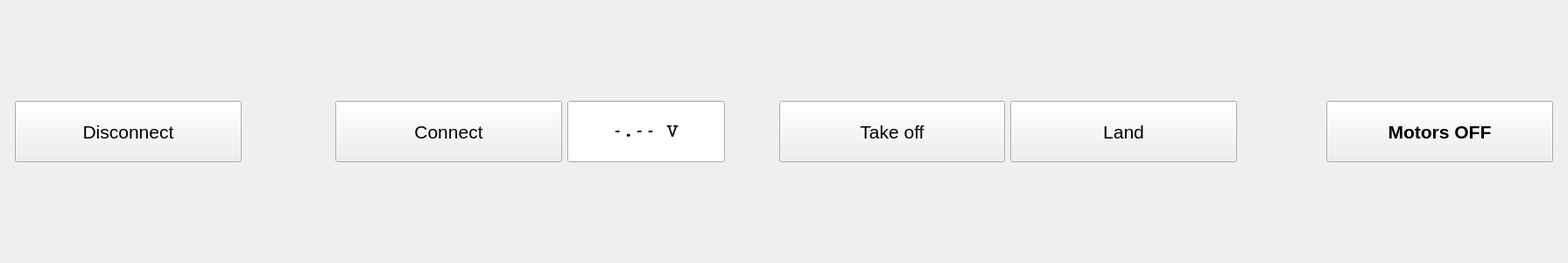
<?xml version="1.0" encoding="UTF-8"?>
<ui version="4.0">
 <class>ConnectStartStopBar</class>
 <widget class="QWidget" name="ConnectStartStopBar">
  <property name="geometry">
   <rect>
    <x>0</x>
    <y>0</y>
    <width>1791</width>
    <height>300</height>
   </rect>
  </property>
  <property name="font">
   <font>
    <pointsize>16</pointsize>
   </font>
  </property>
  <property name="windowTitle">
   <string>Form</string>
  </property>
  <layout class="QGridLayout" name="gridLayout">
   <item row="0" column="0">
    <layout class="QHBoxLayout" name="horizontalLayout">
     <property name="spacing">
      <number>6</number>
     </property>
     <property name="leftMargin">
      <number>6</number>
     </property>
     <property name="topMargin">
      <number>6</number>
     </property>
     <property name="rightMargin">
      <number>6</number>
     </property>
     <property name="bottomMargin">
      <number>6</number>
     </property>
     <item>
      <widget class="QPushButton" name="rf_disconnect_button">
       <property name="sizePolicy">
        <sizepolicy hsizetype="MinimumExpanding" vsizetype="Fixed">
         <horstretch>0</horstretch>
         <verstretch>0</verstretch>
        </sizepolicy>
       </property>
       <property name="minimumSize">
        <size>
         <width>0</width>
         <height>70</height>
        </size>
       </property>
       <property name="maximumSize">
        <size>
         <width>750</width>
         <height>70</height>
        </size>
       </property>
       <property name="text">
        <string>Disconnect</string>
       </property>
      </widget>
     </item>
     <item>
      <widget class="QLabel" name="rf_status_label">
       <property name="sizePolicy">
        <sizepolicy hsizetype="Fixed" vsizetype="Fixed">
         <horstretch>0</horstretch>
         <verstretch>0</verstretch>
        </sizepolicy>
       </property>
       <property name="minimumSize">
        <size>
         <width>95</width>
         <height>70</height>
        </size>
       </property>
       <property name="maximumSize">
        <size>
         <width>95</width>
         <height>70</height>
        </size>
       </property>
       <property name="text">
        <string/>
       </property>
      </widget>
     </item>
     <item>
      <widget class="QPushButton" name="rf_connect_button">
       <property name="sizePolicy">
        <sizepolicy hsizetype="MinimumExpanding" vsizetype="Fixed">
         <horstretch>0</horstretch>
         <verstretch>0</verstretch>
        </sizepolicy>
       </property>
       <property name="minimumSize">
        <size>
         <width>0</width>
         <height>70</height>
        </size>
       </property>
       <property name="maximumSize">
        <size>
         <width>750</width>
         <height>70</height>
        </size>
       </property>
       <property name="text">
        <string>Connect</string>
       </property>
      </widget>
     </item>
     <item>
      <widget class="QLineEdit" name="battery_voltage_lineEdit">
       <property name="sizePolicy">
        <sizepolicy hsizetype="Fixed" vsizetype="Fixed">
         <horstretch>0</horstretch>
         <verstretch>0</verstretch>
        </sizepolicy>
       </property>
       <property name="minimumSize">
        <size>
         <width>180</width>
         <height>70</height>
        </size>
       </property>
       <property name="maximumSize">
        <size>
         <width>180</width>
         <height>70</height>
        </size>
       </property>
       <property name="font">
        <font>
         <family>Courier</family>
         <weight>75</weight>
         <bold>true</bold>
        </font>
       </property>
       <property name="text">
        <string>-.-- V</string>
       </property>
       <property name="alignment">
        <set>Qt::AlignCenter</set>
       </property>
      </widget>
     </item>
     <item>
      <widget class="QLabel" name="battery_status_label">
       <property name="sizePolicy">
        <sizepolicy hsizetype="Fixed" vsizetype="Fixed">
         <horstretch>0</horstretch>
         <verstretch>0</verstretch>
        </sizepolicy>
       </property>
       <property name="minimumSize">
        <size>
         <width>50</width>
         <height>70</height>
        </size>
       </property>
       <property name="maximumSize">
        <size>
         <width>50</width>
         <height>70</height>
        </size>
       </property>
       <property name="text">
        <string/>
       </property>
      </widget>
     </item>
     <item>
      <widget class="QPushButton" name="take_off_button">
       <property name="sizePolicy">
        <sizepolicy hsizetype="MinimumExpanding" vsizetype="Fixed">
         <horstretch>0</horstretch>
         <verstretch>0</verstretch>
        </sizepolicy>
       </property>
       <property name="minimumSize">
        <size>
         <width>0</width>
         <height>70</height>
        </size>
       </property>
       <property name="maximumSize">
        <size>
         <width>750</width>
         <height>70</height>
        </size>
       </property>
       <property name="text">
        <string>Take off</string>
       </property>
      </widget>
     </item>
     <item>
      <widget class="QPushButton" name="land_button">
       <property name="sizePolicy">
        <sizepolicy hsizetype="MinimumExpanding" vsizetype="Fixed">
         <horstretch>0</horstretch>
         <verstretch>0</verstretch>
        </sizepolicy>
       </property>
       <property name="minimumSize">
        <size>
         <width>0</width>
         <height>70</height>
        </size>
       </property>
       <property name="maximumSize">
        <size>
         <width>750</width>
         <height>70</height>
        </size>
       </property>
       <property name="text">
        <string>Land</string>
       </property>
      </widget>
     </item>
     <item>
      <widget class="QLabel" name="flying_state_label">
       <property name="sizePolicy">
        <sizepolicy hsizetype="Fixed" vsizetype="Fixed">
         <horstretch>0</horstretch>
         <verstretch>0</verstretch>
        </sizepolicy>
       </property>
       <property name="minimumSize">
        <size>
         <width>90</width>
         <height>70</height>
        </size>
       </property>
       <property name="maximumSize">
        <size>
         <width>90</width>
         <height>70</height>
        </size>
       </property>
       <property name="text">
        <string/>
       </property>
      </widget>
     </item>
     <item>
      <widget class="QPushButton" name="motors_off_button">
       <property name="sizePolicy">
        <sizepolicy hsizetype="MinimumExpanding" vsizetype="Fixed">
         <horstretch>0</horstretch>
         <verstretch>0</verstretch>
        </sizepolicy>
       </property>
       <property name="minimumSize">
        <size>
         <width>0</width>
         <height>70</height>
        </size>
       </property>
       <property name="maximumSize">
        <size>
         <width>750</width>
         <height>70</height>
        </size>
       </property>
       <property name="font">
        <font>
         <weight>75</weight>
         <bold>true</bold>
        </font>
       </property>
       <property name="text">
        <string>Motors OFF</string>
       </property>
      </widget>
     </item>
    </layout>
   </item>
  </layout>
 </widget>
 <resources/>
 <connections/>
</ui>
